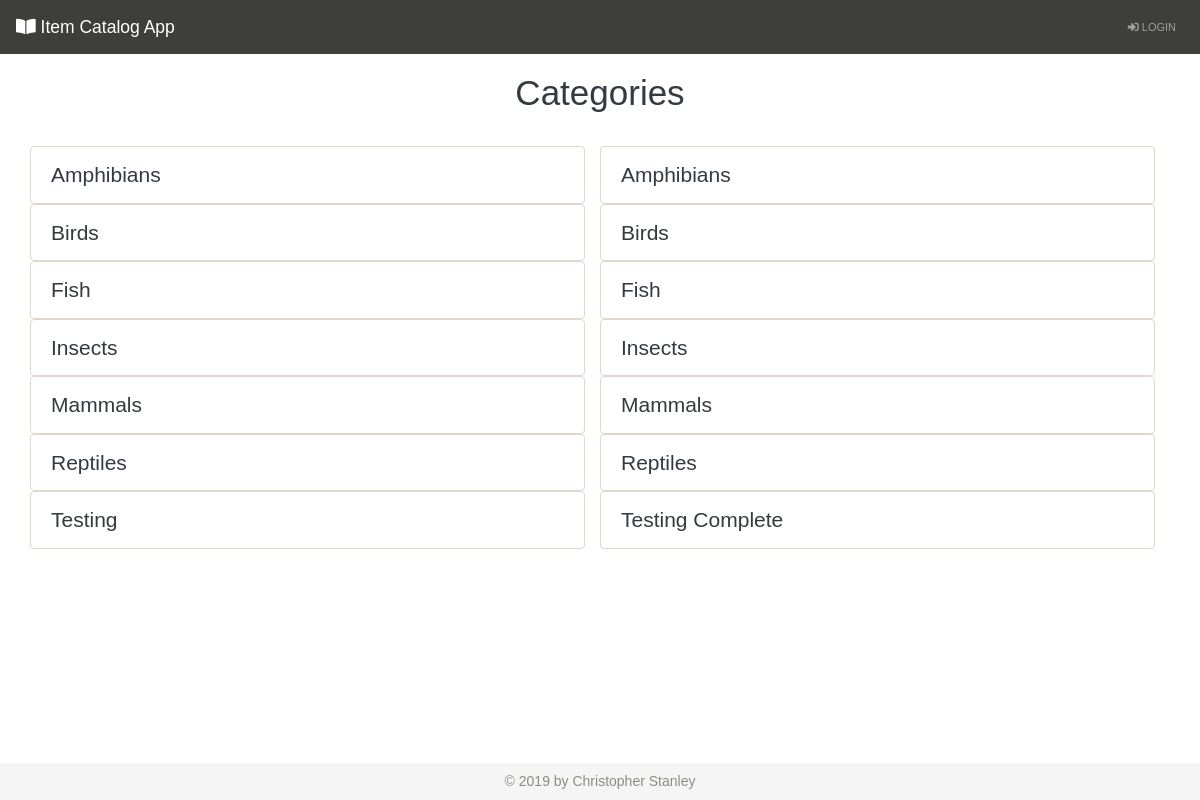
Page /categories/ on the committed database.
### database_setup.py (models this page shows, shortened)
class Category(Base):
    __tablename__ = 'category'
    name = Column(String(80), nullable = False)
    id = Column(Integer, primary_key = True)
    user_id = Column(Integer, ForeignKey('user.id'))
    user = relationship(User)

### project.py (the view)
@app.route('/')
@app.route('/categories/')
def showCategories():
    categories = session.query(Category).order_by(Category.name)
    if 'username' not in login_session:
        return render_template('publiccategories.html', categories = categories)
    else:
        user = getUserInfo(login_session['user_id'])
        return render_template('categories.html', categories = categories, user = user)

### templates/publiccategories.html (shortened to what this page needs)
{% extends "base.html" %}
{% block content %}
<div class="row">
    <div class="col-12">
        <h1 class="text-center">Categories</h1>
    </div>
</div>
<div class="row mt-4">
    {% for i in categories %}
    <div class="col-md-6 col-12 list-group">
        <a class="list-group-item list-group-item-action" id="list-{{i.name}}-list" href={{ url_for('showItems', category_id = i.id) }}>{{i.name}}</a>
    </div>
    {% endfor %}
</div>
{% endblock %}

### templates/base.html (shortened to what this page needs)
<!DOCTYPE html>
<html lang="en">
<head>
    <link rel="stylesheet" href="https://bootswatch.com/4/sandstone/bootstrap.min.css">
    <link rel="stylesheet" type="text/css" href="{{ url_for('static', filename='styles.css') }}">
    <link rel="stylesheet" href="https://use.fontawesome.com/releases/v5.8.1/css/all.css">
</head>
<body id="body">
    <div class="d-flex flex-column h-100">
        <header>
            <nav class="navbar navbar-expand-lg navbar-dark bg-primary">
                <a class="navbar-brand" href="{{ url_for('showCategories')}}"><i class="fas fa-book-open"></i> Item Catalog App</a>
                <div class="collapse navbar-collapse justify-content-end" id="collapsibleNavbar">
                    <ul class="navbar-nav d-flex align-items-center">
                        {% if 'username' not in session %}
                        <li class="nav-item">
                            <a class="nav-link" href="{{ url_for('showLogin') }}"><i class="fas fa-sign-in-alt"></i> Login</a>
                        </li>
                        {% else %}
                        {% block nav %}{% endblock %}
                        <li class="nav-item">
                            <a class="nav-link" href="{{ url_for('disconnect') }}"><i class="fas fa-sign-out-alt"></i> Logout</a>
                        </li>
                        {% endif %}
                    </ul>
                </div>
            </nav>
        </header>
        <main>
            <div id="content" class="container mt-2">{% block content %}{% endblock %}</div>
        </main>
        <footer id="footer" class="footer mt-auto py-2">
            <div class="container text-center">
                <span class="text-muted">&copy; 2019 by Christopher Stanley</span>
            </div>
        </footer>
    </div>
</body>
</html>

### static/styles.css (style rules this page uses)
html #body { font-family: 'Concert One', sans-serif; color: #343a40; height: 100vh; }
nav { margin-bottom: 10px; }
.footer { background-color: #f5f5f5; }
.list-group a { text-decoration: none; color: #343a40; font-size: 1.5em; }

### rows in the picture
Category: name "Amphibians"
Category: name "Amphibians"
Category: name "Birds"
Category: name "Birds"
Category: name "Fish"
Category: name "Fish"
Category: name "Insects"
Category: name "Insects"
Category: name "Mammals"
Category: name "Mammals"
Category: name "Reptiles"
Category: name "Reptiles"
Category: name "Testing"
Category: name "Testing Complete"
